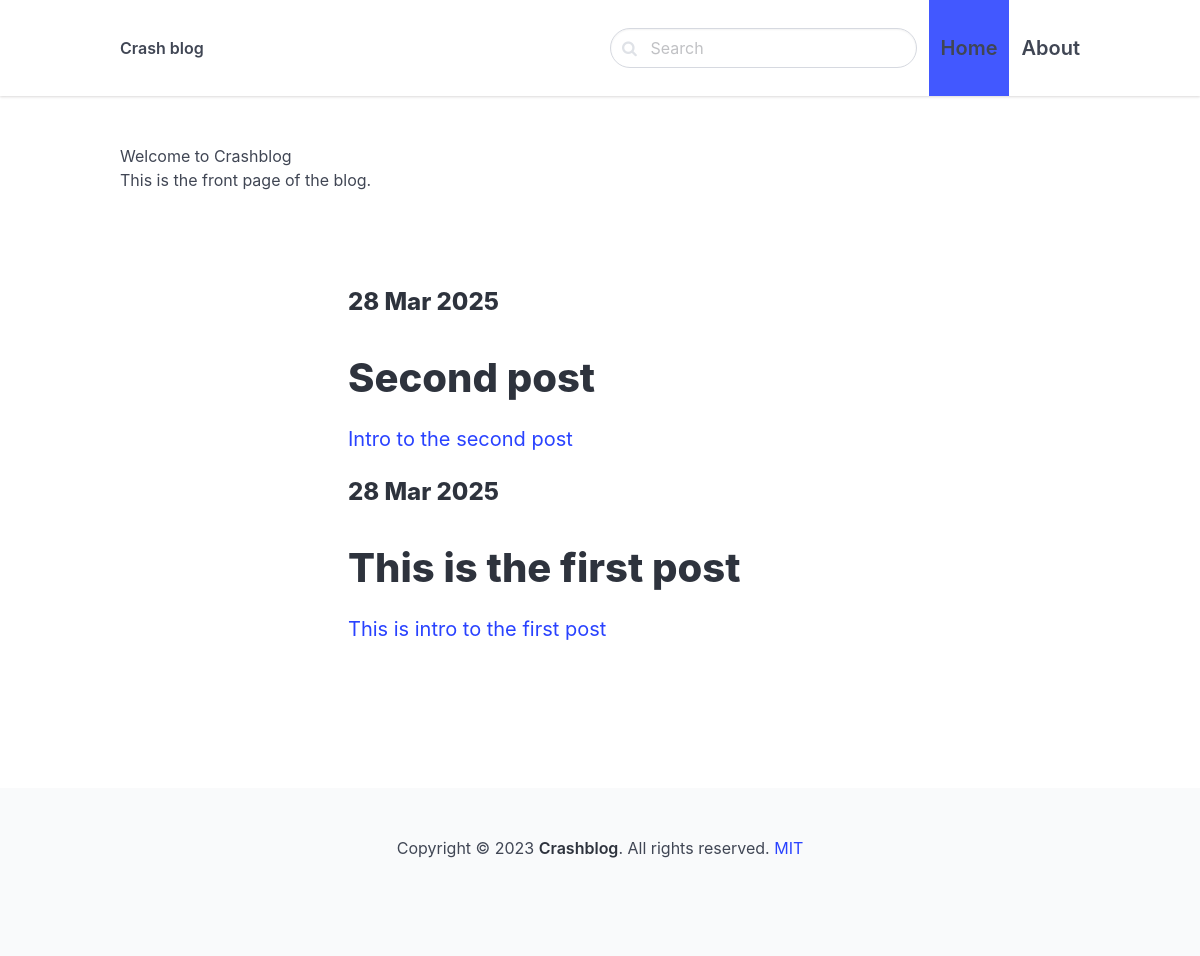
/django/, run on the app's committed database.
### blog/models.py (models this page shows, shortened)
class Post(models.Model):
    ACTIVE = 'active'
    DRAFT = 'draft'
    STATUS_CHOICES = [
        (ACTIVE, 'Active'),
        (DRAFT, 'Draft'),
    ]
    category = models.ForeignKey(Category, on_delete=models.CASCADE, related_name='posts')
    title = models.CharField(max_length=255)
    slug = models.SlugField(max_length=255, unique=True)
    intro = models.TextField()
    body = models.TextField()
    created_at = models.DateTimeField(auto_now_add=True)
    status = models.CharField(max_length=10, choices=STATUS_CHOICES, default=ACTIVE)
    image = models.ImageField(upload_to='images/', blank=True, null=True)

### blog/views.py (the view)
# urls.py: path('<slug:slug>/', views.category, name='category_detail'),
def category(request, slug):
    category = get_object_or_404(Category, slug=slug)
    posts = category.posts.filter(status=Post.ACTIVE).order_by('-created_at')
    return render(request, 'blog/category.html', {'category': category, 'posts': posts })

### blog/templates/blog/category.html (shortened to what this page needs)
{% extends "core/base.html" %}
{% block content %}
<h1>Welcome to Crashblog</h1>
<p>This is the front page of the blog.</p>
<section class="hero ">
    <div class="hero-body">
        <div class="container">
            <section class="section">
                <div class="columns">
                    <div class="column is-8 is-offset-2">
                        {% for post in posts %}
                            <div class="content is-medium">
                                <a href="{% url 'post_detail' post.category.slug post.slug %}">
                                    <h2 class="subtitle is-4">{{ post.created_at | date:'d M Y' }}</h2>
                                    <h1 class="title">{{ post.title }}</h1>
                                    <p>{{ post.intro }}</p>
                                </a>
                            </div>
                        {% empty %}
                            <div class="content is-medium">
                                <h1 class="title">No posts available in this category.</h1>
                            </div>
                        {% endfor %}
                    </div>
                </div>
            </section>
        </div>
    </div>
</section>
            {% endblock %}

### data on the page
Post: created_at "28 Mar 2025", title "Second post", intro "Intro to the second post"
Post: created_at "28 Mar 2025", title "This is the first post", intro "This is intro to the first post"
